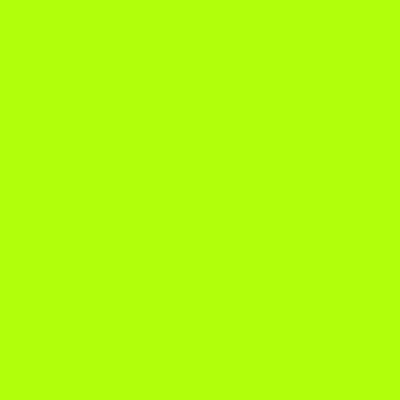
Frame 1 (no input)
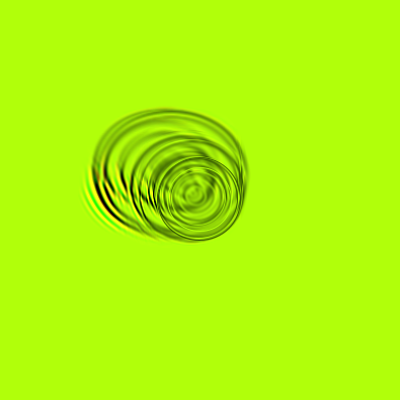
Frame 60 (the mouse pressed at the canvas centre just before this capture)
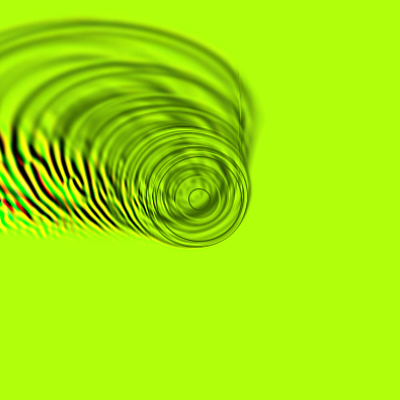
Frame 120 (the mouse held since frame 60 and released just before this capture)

The Processing sketch that drew these frames (run headless with seeded random() and noise(); from frame 60 on, the mouse is pressed at the canvas centre):

// Processing sketch: e047_zoom_in
// ── e047_zoom_in.pde
void setup() {
  size(400, 400);
  background(#B1FF0A);
  noFill();
  smooth();
}
void draw() {
  if (random(100) > 50) {
    stroke(#B1FF0A);
  } else {
    stroke(#315500);
  }
  float r = random(100);
  ellipse(200, 200, r, r);
  copy(0, 0, width, height, -3, -2, width + 5, height + 3);
}
